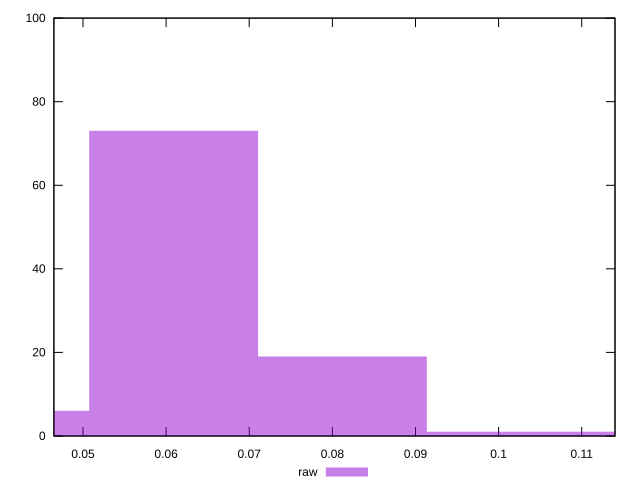

Write the gnuplot code that produced this figure.
reset
set terminal svg size 640, 490 enhanced background rgb 'white'
set output "report_00007_2020-12-11T15:55:29.892Z/network-rtt/samples/pages+cached+noexternal+nofonts/raw/histogram.svg"

$raw <<EOF
0.10150123797531733 1
0.040600495190126935 6
0.08120099038025387 19
0.060900742785190407 73
0.12180148557038081 1
EOF

set key outside below
set boxwidth 0.020300247595063468
set yrange [0:100]
set style fill transparent solid 0.5 noborder

plot \
  $raw title "raw" with boxes, \


reset
